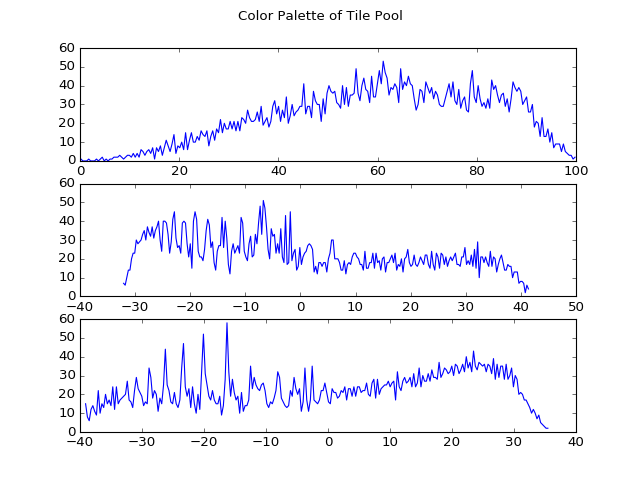

Write the Python code that produced this figure.
import matplotlib.pyplot as plt
import photomosaic as pm
POOL_PATH = '/tmp/photomosaic-docs-pool/pool.json'
pool = pm.import_pool(POOL_PATH)
pm.plot_palette(pm.color_palette(list(pool.values())))
plt.suptitle('Color Palette of Tile Pool')
